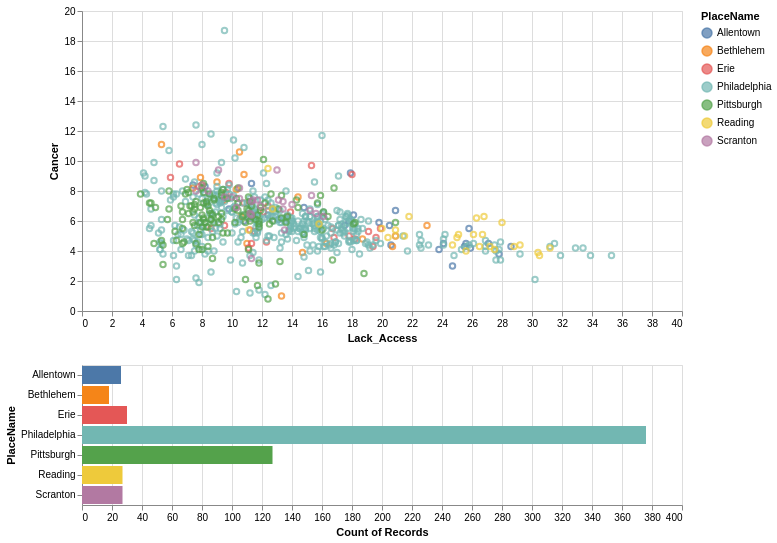

This figure's Vega-Lite source:
### Vega-Lite specification from a JSON file in a GitHub repository (floating-point values rounded to 4 significant figures; data arrays with more than 128 entries replaced by an {"elided": "..."} marker saying what was removed)
{"config": {"view": {"continuousWidth": 400, "continuousHeight": 300}}, "vconcat": [{"mark": "point", "encoding": {"color": {"condition": {"type": "nominal", "field": "PlaceName", "selection": "selector076"}, "value": "lightgray"}, "x": {"type": "quantitative", "field": "Lack_Access", "scale": {"zero": false}}, "y": {"type": "quantitative", "field": "Cancer", "scale": {"zero": false}}}, "selection": {"selector076": {"type": "interval"}}, "width": 600}, {"mark": "bar", "encoding": {"color": {"type": "nominal", "field": "PlaceName"}, "x": {"type": "quantitative", "aggregate": "count", "field": "PlaceName"}, "y": {"type": "nominal", "field": "PlaceName"}}, "transform": [{"filter": {"selection": "selector076"}}], "width": 600}], "data": {"name": "data-c86d580591e40072db8e203793a5d621"}, "$schema": "https://vega.github.io/schema/vega-lite/v4.8.1.json", "datasets": {"data-c86d580591e40072db8e203793a5d621": {"elided": "631 records"}}}
